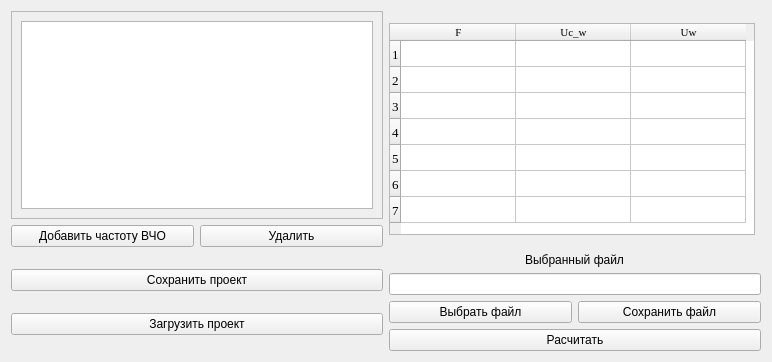
<?xml version="1.0" encoding="UTF-8"?>
<ui version="4.0">
 <class>Form</class>
 <widget class="QWidget" name="Form">
  <property name="geometry">
   <rect>
    <x>0</x>
    <y>0</y>
    <width>772</width>
    <height>362</height>
   </rect>
  </property>
  <property name="windowTitle">
   <string>Form</string>
  </property>
  <layout class="QGridLayout" name="gridLayout">
   <item row="0" column="0">
    <layout class="QVBoxLayout" name="verticalLayout">
     <item>
      <widget class="QScrollArea" name="scrollArea">
       <property name="widgetResizable">
        <bool>true</bool>
       </property>
       <widget class="QWidget" name="scrollAreaWidgetContents">
        <property name="geometry">
         <rect>
          <x>0</x>
          <y>0</y>
          <width>368</width>
          <height>173</height>
         </rect>
        </property>
        <layout class="QGridLayout" name="gridLayout_2">
         <item row="0" column="0">
          <widget class="QListWidget" name="listWidget">
           <property name="selectionMode">
            <enum>QAbstractItemView::ExtendedSelection</enum>
           </property>
          </widget>
         </item>
        </layout>
       </widget>
      </widget>
     </item>
    </layout>
   </item>
   <item row="0" column="1" rowspan="2">
    <layout class="QVBoxLayout" name="verticalLayout_6">
     <item>
      <widget class="QTableWidget" name="tableWidget">
       <property name="minimumSize">
        <size>
         <width>366</width>
         <height>212</height>
        </size>
       </property>
       <property name="maximumSize">
        <size>
         <width>366</width>
         <height>212</height>
        </size>
       </property>
       <property name="font">
        <font>
         <family>Times New Roman</family>
         <pointsize>10</pointsize>
        </font>
       </property>
       <property name="mouseTracking">
        <bool>false</bool>
       </property>
       <property name="tabletTracking">
        <bool>false</bool>
       </property>
       <property name="toolTipDuration">
        <number>-1</number>
       </property>
       <property name="lineWidth">
        <number>1</number>
       </property>
       <property name="verticalScrollBarPolicy">
        <enum>Qt::ScrollBarAlwaysOff</enum>
       </property>
       <property name="horizontalScrollBarPolicy">
        <enum>Qt::ScrollBarAlwaysOff</enum>
       </property>
       <property name="sizeAdjustPolicy">
        <enum>QAbstractScrollArea::AdjustIgnored</enum>
       </property>
       <property name="autoScroll">
        <bool>true</bool>
       </property>
       <property name="autoScrollMargin">
        <number>16</number>
       </property>
       <property name="showGrid">
        <bool>true</bool>
       </property>
       <property name="gridStyle">
        <enum>Qt::SolidLine</enum>
       </property>
       <property name="sortingEnabled">
        <bool>false</bool>
       </property>
       <property name="wordWrap">
        <bool>false</bool>
       </property>
       <property name="cornerButtonEnabled">
        <bool>true</bool>
       </property>
       <property name="rowCount">
        <number>7</number>
       </property>
       <attribute name="horizontalHeaderVisible">
        <bool>true</bool>
       </attribute>
       <attribute name="horizontalHeaderCascadingSectionResizes">
        <bool>false</bool>
       </attribute>
       <attribute name="horizontalHeaderDefaultSectionSize">
        <number>115</number>
       </attribute>
       <attribute name="horizontalHeaderMinimumSectionSize">
        <number>115</number>
       </attribute>
       <attribute name="verticalHeaderCascadingSectionResizes">
        <bool>false</bool>
       </attribute>
       <attribute name="verticalHeaderDefaultSectionSize">
        <number>26</number>
       </attribute>
       <attribute name="verticalHeaderMinimumSectionSize">
        <number>26</number>
       </attribute>
       <row>
        <property name="text">
         <string>1</string>
        </property>
       </row>
       <row>
        <property name="text">
         <string>2</string>
        </property>
       </row>
       <row>
        <property name="text">
         <string>3</string>
        </property>
       </row>
       <row>
        <property name="text">
         <string>4</string>
        </property>
       </row>
       <row>
        <property name="text">
         <string>5</string>
        </property>
       </row>
       <row>
        <property name="text">
         <string>6</string>
        </property>
       </row>
       <row/>
       <column>
        <property name="text">
         <string>F</string>
        </property>
        <property name="font">
         <font>
          <pointsize>8</pointsize>
         </font>
        </property>
       </column>
       <column>
        <property name="text">
         <string>Uc_w</string>
        </property>
        <property name="font">
         <font>
          <pointsize>8</pointsize>
         </font>
        </property>
       </column>
       <column>
        <property name="text">
         <string>Uw</string>
        </property>
        <property name="font">
         <font>
          <pointsize>8</pointsize>
         </font>
        </property>
       </column>
       <item row="0" column="0">
        <property name="text">
         <string/>
        </property>
        <property name="font">
         <font>
          <family>MS Shell Dlg 2</family>
          <pointsize>8</pointsize>
         </font>
        </property>
        <property name="textAlignment">
         <set>AlignCenter</set>
        </property>
       </item>
       <item row="0" column="1">
        <property name="text">
         <string/>
        </property>
        <property name="font">
         <font>
          <family>MS Shell Dlg 2</family>
          <pointsize>8</pointsize>
         </font>
        </property>
        <property name="textAlignment">
         <set>AlignCenter</set>
        </property>
       </item>
       <item row="0" column="2">
        <property name="text">
         <string/>
        </property>
        <property name="font">
         <font>
          <family>MS Shell Dlg 2</family>
          <pointsize>8</pointsize>
         </font>
        </property>
        <property name="textAlignment">
         <set>AlignCenter</set>
        </property>
       </item>
       <item row="1" column="0">
        <property name="text">
         <string/>
        </property>
        <property name="textAlignment">
         <set>AlignCenter</set>
        </property>
       </item>
       <item row="1" column="1">
        <property name="text">
         <string/>
        </property>
        <property name="textAlignment">
         <set>AlignCenter</set>
        </property>
       </item>
       <item row="1" column="2">
        <property name="text">
         <string/>
        </property>
        <property name="textAlignment">
         <set>AlignCenter</set>
        </property>
       </item>
       <item row="2" column="0">
        <property name="text">
         <string/>
        </property>
        <property name="textAlignment">
         <set>AlignCenter</set>
        </property>
       </item>
       <item row="2" column="1">
        <property name="text">
         <string/>
        </property>
        <property name="textAlignment">
         <set>AlignCenter</set>
        </property>
       </item>
       <item row="2" column="2">
        <property name="text">
         <string/>
        </property>
        <property name="textAlignment">
         <set>AlignCenter</set>
        </property>
       </item>
       <item row="3" column="0">
        <property name="text">
         <string/>
        </property>
        <property name="textAlignment">
         <set>AlignCenter</set>
        </property>
       </item>
       <item row="3" column="1">
        <property name="text">
         <string/>
        </property>
        <property name="textAlignment">
         <set>AlignCenter</set>
        </property>
       </item>
       <item row="3" column="2">
        <property name="text">
         <string/>
        </property>
        <property name="textAlignment">
         <set>AlignCenter</set>
        </property>
       </item>
       <item row="4" column="0">
        <property name="text">
         <string/>
        </property>
        <property name="textAlignment">
         <set>AlignCenter</set>
        </property>
       </item>
       <item row="4" column="1">
        <property name="text">
         <string/>
        </property>
        <property name="textAlignment">
         <set>AlignCenter</set>
        </property>
       </item>
       <item row="4" column="2">
        <property name="text">
         <string/>
        </property>
        <property name="textAlignment">
         <set>AlignCenter</set>
        </property>
       </item>
       <item row="5" column="0">
        <property name="text">
         <string/>
        </property>
        <property name="textAlignment">
         <set>AlignCenter</set>
        </property>
       </item>
       <item row="5" column="1">
        <property name="text">
         <string/>
        </property>
        <property name="textAlignment">
         <set>AlignCenter</set>
        </property>
       </item>
       <item row="5" column="2">
        <property name="text">
         <string/>
        </property>
        <property name="textAlignment">
         <set>AlignCenter</set>
        </property>
       </item>
      </widget>
     </item>
    </layout>
   </item>
   <item row="1" column="0">
    <layout class="QHBoxLayout" name="horizontalLayout">
     <item>
      <widget class="QPushButton" name="pushButton">
       <property name="text">
        <string>Добавить частоту ВЧО</string>
       </property>
      </widget>
     </item>
     <item>
      <widget class="QPushButton" name="pushButton_2">
       <property name="text">
        <string>Удалить</string>
       </property>
      </widget>
     </item>
    </layout>
   </item>
   <item row="2" column="0">
    <layout class="QVBoxLayout" name="verticalLayout_4">
     <item>
      <widget class="QPushButton" name="pushButton_6">
       <property name="text">
        <string>Сохранить проект</string>
       </property>
      </widget>
     </item>
     <item>
      <widget class="QPushButton" name="pushButton_5">
       <property name="minimumSize">
        <size>
         <width>248</width>
         <height>0</height>
        </size>
       </property>
       <property name="text">
        <string>Загрузить проект</string>
       </property>
      </widget>
     </item>
    </layout>
   </item>
   <item row="2" column="1">
    <layout class="QVBoxLayout" name="verticalLayout_2">
     <item alignment="Qt::AlignHCenter">
      <widget class="QLabel" name="label">
       <property name="text">
        <string>Выбранный файл</string>
       </property>
       <property name="alignment">
        <set>Qt::AlignCenter</set>
       </property>
      </widget>
     </item>
     <item>
      <widget class="QLineEdit" name="lineEdit"/>
     </item>
     <item>
      <layout class="QHBoxLayout" name="horizontalLayout_2">
       <item>
        <widget class="QPushButton" name="pushButton_3">
         <property name="text">
          <string>Выбрать файл</string>
         </property>
        </widget>
       </item>
       <item>
        <widget class="QPushButton" name="pushButton_4">
         <property name="text">
          <string>Сохранить файл</string>
         </property>
        </widget>
       </item>
      </layout>
     </item>
     <item>
      <widget class="QPushButton" name="pushButton_7">
       <property name="text">
        <string>Расчитать</string>
       </property>
      </widget>
     </item>
    </layout>
   </item>
  </layout>
 </widget>
 <resources/>
 <connections/>
</ui>
